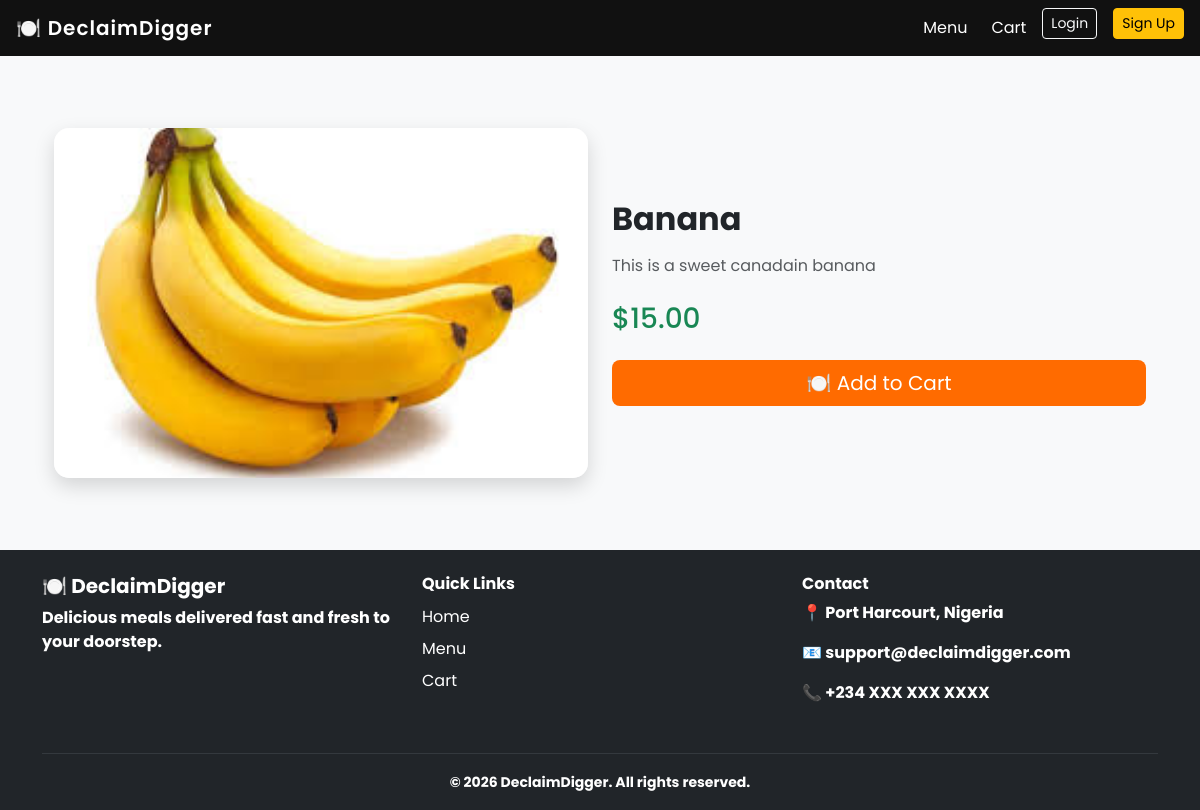
Page /meal/2/ on the committed database.
### restaurant/models.py (models this page shows, shortened)
class Meal(models.Model):
    category = models.ForeignKey(Category, on_delete=models.CASCADE, related_name='meals')
    name = models.CharField(max_length=200)
    slug = models.SlugField(unique=True)
    description = models.TextField(blank=True)
    price = models.DecimalField(max_digits=8, decimal_places=2)
    image = models.ImageField(upload_to='meals/')
    available = models.BooleanField(default=True)
    created = models.DateTimeField(auto_now_add=True)

### restaurant/views.py (the view)
# urls.py: path('meal/<slug:slug>/', views.meal_detail, name='meal_detail'),
def meal_detail(request, slug):
    meal = get_object_or_404(Meal, slug=slug)
    return render(request, 'restaurant/meal_detail.html', {'meal': meal})

### templates/restaurant/meal_detail.html (shortened to what this page needs)
{% extends 'restaurant/base.html' %}
{% block content %}
<div class="container py-4">
    <div class="row g-4 align-items-center">
        <div class="col-12 col-md-6">
            <div class="meal-image-wrapper">
                <img src="{{ meal.image.url }}" class="meal-image">
            </div>
        </div>
        <div class="col-12 col-md-6">
            <h2 class="fw-bold">{{ meal.name }}</h2>
            <p class="text-muted mt-3">
                {{ meal.description }}
            </p>
            <h3 class="text-success my-4">
                ${{ meal.price }}
            </h3>
            <form action="{% url 'add_to_cart' meal.id %}" method="post">
                <button class="btn btn-success btn-lg px-4 w-100 w-md-auto">
                    🍽️ Add to Cart
                </button>
            </form>
        </div>
    </div>
</div>
{% endblock %}

### templates/restaurant/base.html (style rules this page uses)
html, body { height: 100%; }
body { font-family: 'Poppins', sans-serif; background-color: #f8f9fa; display: flex; flex-direction: column; }
.btn-success { background-color: #ff6b00; border: none; }
p { color: white; }

### templates/restaurant/meal_detail.html (style rules this page uses)
.meal-image-wrapper { width: 100%; height: 350px; overflow: hidden; border-radius: 15px; box-shadow: 0 8px 20px rgba(0,0,0,0.15); }
.meal-image { width: 100%; height: 100%; object-fit: cover; transition: 0.3s ease; }

### rows in the picture
Meal: image (picture), name "Banana", description "This is a sweet canadain banana", price "15.00"
